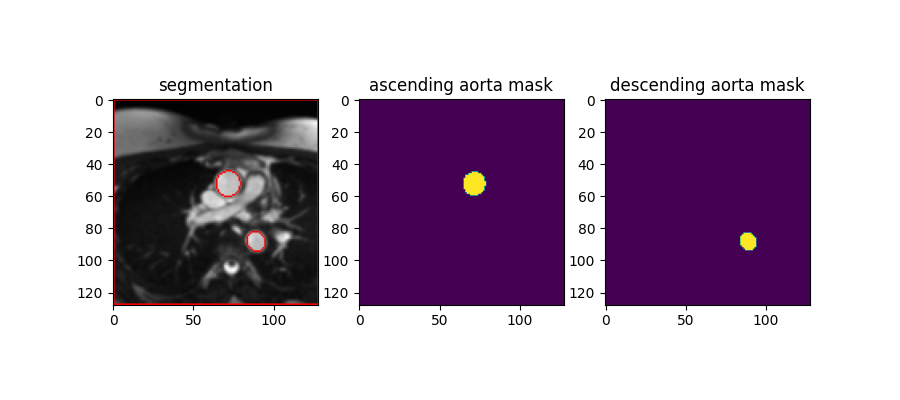
#> input picture images/segmentation_test01.png, 900 x 400 px
$ python -i utils.py   (imports and definitions only)
#> lines starting #> are read from the running program, lines starting #| are printed output that depends on the picture; after the words box and inside, x2 and y2 are one past the last pixel; in counts of white or black regions, pixels touching at a corner belong together
#> further down, picture is the input picture: shape (400, 900, 3); mean B, G, R 186.8, 168, 184
from __future__ import division

import cv2
import numpy as np
from math import ceil
from skimage.color import gray2rgb
from scipy import ndimage as ndi
from skimage.filters import threshold_otsu


##################################################
## Tools
## get_border (mask)
## get_center_marker (mask, marker_iter=3)
## get_square_border (image, cut=0.2, iterations=1)
## get_edge_mask (image, edge=26)
##################################################

# [84 lines left out: functions get_border, get_center_marker, get_square_border, get_edge_mask, get_square_border, get_dice and 3 more, not called in this run]


def get_center_blob_border(image, area_thresh=400):
#> called with area_thresh = 400
    otsu_thresh = threshold_otsu(image)
#> otsu_thresh = 149
    binary_image = image > otsu_thresh
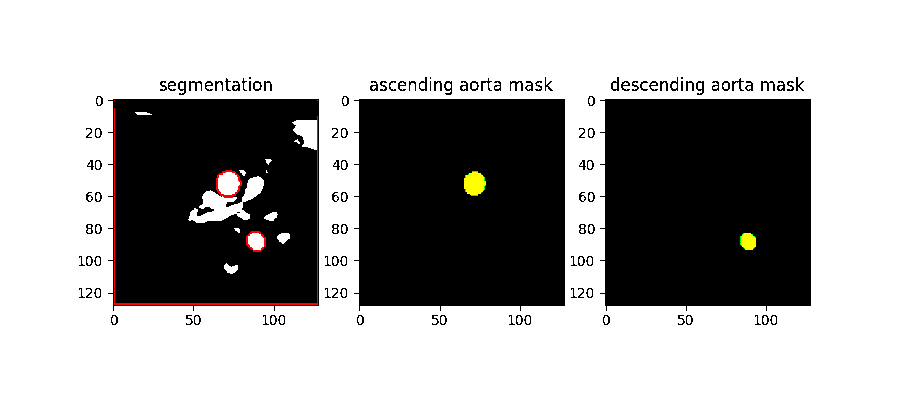
#> binary_image: shape (400, 900, 3) bool; mean B, G, R 0.641, 0.643, 0.646
    binary_image = ndi.binary_fill_holes(binary_image)
    label_image, n_labels = ndi.label(binary_image)
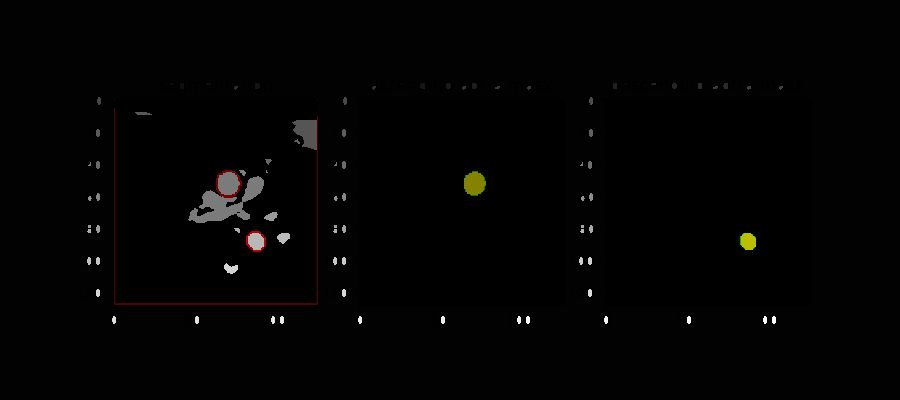
#> label_image: shape (400, 900, 3) int32; mean B, G, R 1.2, 1.3, 1.4; drawn with min black and max white
#> n_labels = 87
    label_areas = np.array([(label_image==x).sum() for x in range(n_labels)])
#> label_areas = 87 values, max 679542 at index 1, min 1 at index 27, mean 12412.8
    label_passed, = np.where(label_areas>area_thresh)
#> label_passed = [0, 1, 29, 42, 45, 63, 65]
    label_areas_index = label_passed[np.argsort(label_areas[label_passed])][::-1]
#> label_areas_index = [1, 0, 42, 29, 45, 63, 65]
    for index_i in label_areas_index:
        blob_img = label_image == index_i
        rr_, cc_ = np.where(blob_img)
        blob_max = max(rr_.max(), cc_.max())
        blob_min = min(rr_.min(), cc_.min())
        rr_dist = rr_.max() - rr_.min()
        cc_dist = cc_.max() - cc_.min()
        if blob_max == 127 or blob_min == 0:
            continue
        if (rr_dist > image.shape[0]*0.8 or cc_dist > image.shape[1]*0.8):
            continue
        blob_border = get_border(blob_img)
        return blob_border
#> this loop made 1 pass
#> pass 1, in get_center_blob_border, `blob_img = label_image == index_i`:
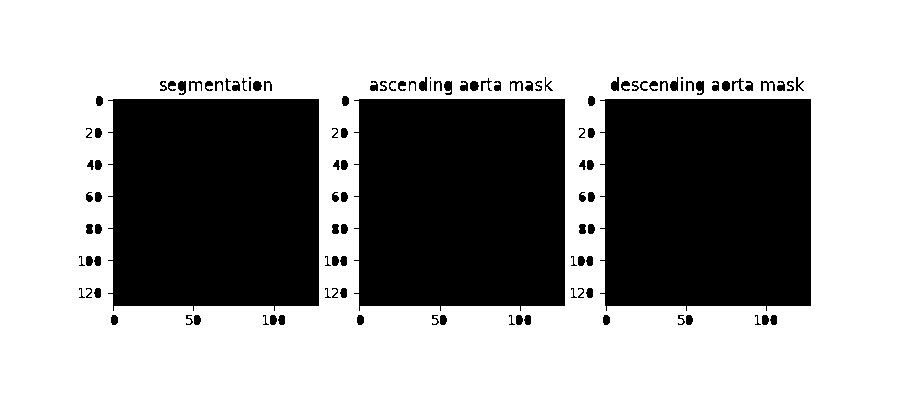
#> blob_img: shape (400, 900, 3) bool; 62.9% white; 116 black regions (13 under 20 px), largest, box (x1, y1, x2, y2) and area: (108, 99, 319, 311) 42692, (354, 99, 565, 311) 42692, (600, 99, 811, 311) 42692

    return None

>>> import cv2
>>> picture = cv2.imread('../images/segmentation_test01.png')
#> (the run stopped early here; a loop or call above may not have finished)
